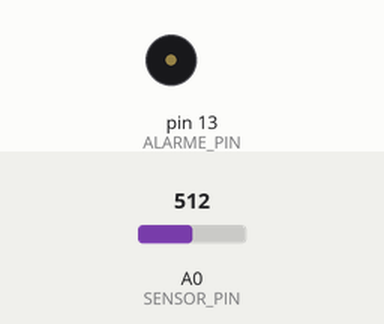
Recording of a sketch running on a simulated Arduino Uno, built with avr-gcc and run on an emulated ATmega328P. On the bench: buzzer (waves = sounding). The test bench sets the inputs (shaded band); at power-on: A0 (SENSOR_PIN) = 512.

Above: at 1.2 s.
1.3 s: A0 (SENSOR_PIN) set to 208
2.8 s: A0 (SENSOR_PIN) set to 192
Timing chart, 0 to 10.3 s (numbered marks = the images above; inputs shaded):
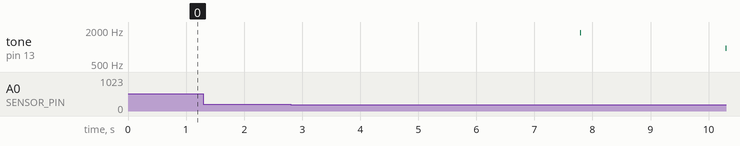

The sketch:

sensor-luz.ino
```cpp
#define SENSOR_PIN A0 // fio vermelho
#define ALARME_PIN 13 // fio vermelho
#define TEMPO 10

int frequencia = 0;


void setup() {
  Serial.begin(9600);
  pinMode(ALARME_PIN, OUTPUT);

}

void soarAlarme() {
  for (frequencia = 150; frequencia < 1800; frequencia += 1) { // Tone que produz sirene de polícia
    tone(ALARME_PIN, frequencia, TEMPO);
    delay(3);
  }
}


void loop() {
  int valorLuz = analogRead(SENSOR_PIN);

  if (valorLuz < 200) {
    soarAlarme();
  }
  digitalWrite(ALARME_PIN, LOW);

  delay(100);

}
```

Measured:
- after the input at 1.3 s, every drawn part: stays the same
- after the input at 2.8 s, tone on pin 13 (ALARME_PIN): silent → 1799 Hz after 5.0 s, → silent 0.01 s later, → 946 Hz 2.5 s later
